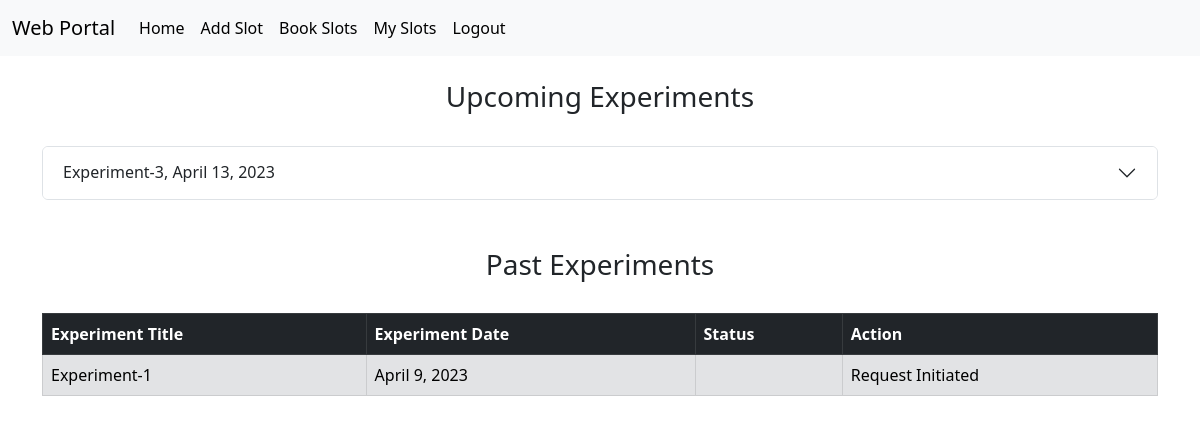
The page /mySlots (signed in) on the database as committed earlier.
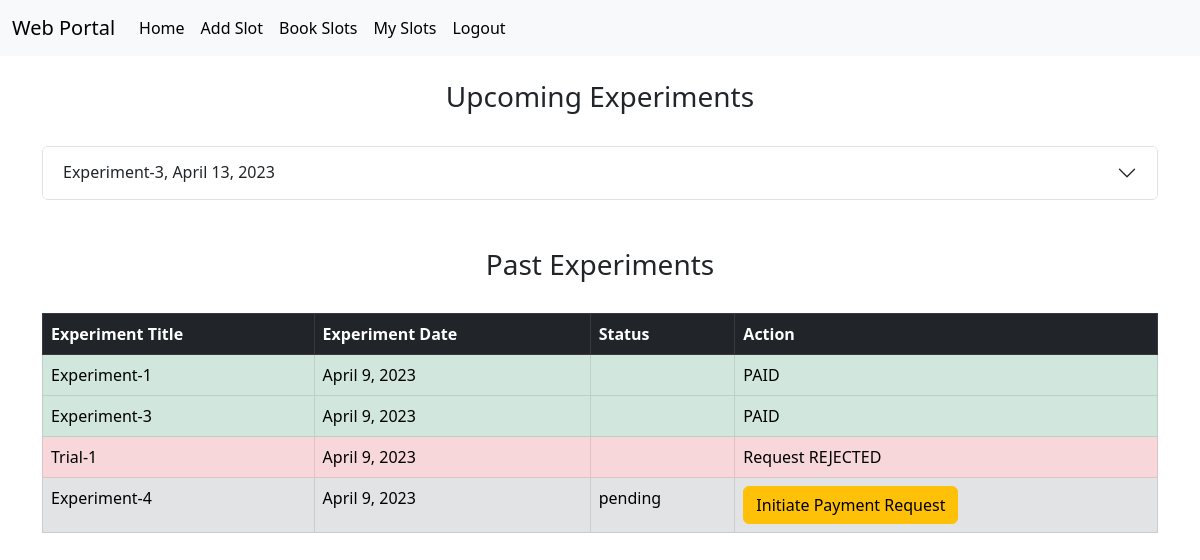
The same page on the database as committed later.
### App/models.py (models this page shows)
class Slot(models.Model):
    exptTitle = models.CharField(max_length = 50)
    exptDesc = models.CharField(max_length = 100)
    exptDate = models.DateField()
    numberOfSeats = models.IntegerField()
    startTime = models.TimeField()
    endTime = models.TimeField()
    candidateList = models.ManyToManyField(
        User,
        through="Order",
        through_fields=("slot", "candidate"),
    )

class Order(models.Model):
    status_choice= [
        ('pending', 'Pending'),
        ('completed', 'Completed'),
        ('paid ', 'Paid '),
        ('rejected', 'Rejected')
    ]
    candidate = models.ForeignKey(User, on_delete=models.CASCADE)
    slot = models.ForeignKey(Slot, on_delete=models.CASCADE)
    dateBooked = models.DateField()
    exptStatus = models.CharField(max_length=30,choices=status_choice,default='pending')
    isBooked = models.BooleanField(default = False)

### App/views.py (the view)
# urls.py: path('mySlots', views.mySlots, name='mySlots'),
@login_required(login_url='login')
def mySlots(request):
    orders = Order.objects.filter(candidate = request.user)
    upcomingSlots = []
    pastOrders = []
    for order in orders:
        if order.slot.exptDate < datetime.date.today():
            pastOrders.append(order)
        else:
            upcomingSlots.append(order.slot)
    return render(request, "mySlots.html", locals())

### templates/mySlots.html (shortened to what this page needs)
{% extends 'base.html' %} {% block title %}My Slots{% endblock title %}
{% block body %}
<div class="container">
  <br/>
<h3 style="text-align:center">Upcoming Experiments</h3>
<br/>
<div class="accordion" id="accordionExample">
    {% for slot in upcomingSlots %}
    <div class="accordion-item">
      <h2 class="accordion-header">
        <button  class="accordion-button collapsed" type="button" data-bs-toggle="collapse" data-bs-target="#collapse{{slot.id}}" aria-expanded="false" aria-controls="collapse{{slot.id}}" >
          {{slot.exptTitle}}, {{slot.exptDate}}
        </button>
      </h2>
    </div>
    {%endfor %}
</div>
<br/><br/>
<h3 class="text-center">Past Experiments</h3>
<br/>
<table class="table table-hover table-bordered">
    <thead>
  <tr class="table-dark">
    <th>Experiment Title</th>
    <th>Experiment Date</th>
    <th>Status</th>
    <th>Action</th>
  </tr>
</thead>
<tbody>
  {% for order in pastOrders %}
    {% if order.exptStatus == "pending" %}
    <tr class="table-secondary">
        <td>{{order.slot.exptTitle}}</td>
        <td>{{order.slot.exptDate}}</td>
        <td>{{order.exptStatus}}</td>
        <td>
            <form action = "requestCompletion/{{order.id}}" method="POST" id="completeSlot" name="update">
                <input type="submit" value = "Initiate Payment Request" class="btn btn-warning">
            </form>
        </td>
    </tr>
    {% elif order.exptStatus == "completed"%}
    <tr class="table-secondary">
        <td>{{order.slot.exptTitle}}</td>
        <td>{{order.slot.exptDate}}</td>
        <td>{{order.status}}</td>
        <td>Request Initiated</td>
    </tr>
    {% elif order.exptStatus == "paid"%}
    <tr class="table-success">
        <td>{{order.slot.exptTitle}}</td>
        <td>{{order.slot.exptDate}}</td>
        <td>{{order.status}}</td>
        <td>PAID</td>
    </tr>
    {% else %}
    <tr class="table-danger">
        <td>{{order.slot.exptTitle}}</td>
        <td>{{order.slot.exptDate}}</td>
        <td>{{order.status}}</td>
        <td>Request REJECTED</td>
    </tr>
    {% endif %}
  {% endfor %}
</tbody>
</table>
</div>
{%endblock body%}

### templates/base.html (shortened to what this page needs)
<!DOCTYPE html>
<html>
<head>
    <link href="https://cdn.jsdelivr.net/npm/bootstrap@5.3.0-alpha3/dist/css/bootstrap.min.css" rel="stylesheet">
</head>
<body>
    <nav class="navbar navbar-expand-lg bg-body-tertiary">
        <div class="container-fluid">
          <a class="navbar-brand" href="./">Web Portal</a>
          <div class="collapse navbar-collapse" id="navbarSupportedContent">
            <ul class="navbar-nav me-auto mb-2 mb-lg-0">
              {% if user.is_authenticated %}
              <li class="nav-item">
                <a class="nav-link active" aria-current="page" href="/">Home</a>
              </li>
              {% if user.is_staff %}
              <li class="nav-item">
                <a class="nav-link active" aria-current="page" href="/addSlot">Add Slot</a>
              </li>
              {% endif %}
              <li class="nav-item">
                <a class="nav-link active" aria-current="page" href="/viewSlots">Book Slots</a>
              </li>
              <li class="nav-item">
                <a class="nav-link active" aria-current="page" href="/mySlots">My Slots</a>
              </li>
              <li class="nav-item">
                <a class="nav-link active" aria-current="page" href="/logout" method = "POST">Logout</a>
              </li>
              {% endif %}
            </ul>
          </div>
        </div>
      </nav>
      {% block body %}{% endblock body %}
</body>
</html>

Rows that differ between the two databases and show on the page:
changed Order "Experiment-1": exptStatus "Request Initiated" → "PAID"
added Order: slot.exptTitle "Experiment-3", slot.exptDate "April 9, 2023"
added Order: slot.exptTitle "Trial-1", slot.exptDate "April 9, 2023"
added Order: slot.exptTitle "Experiment-4", slot.exptDate "April 9, 2023", exptStatus "pending"
